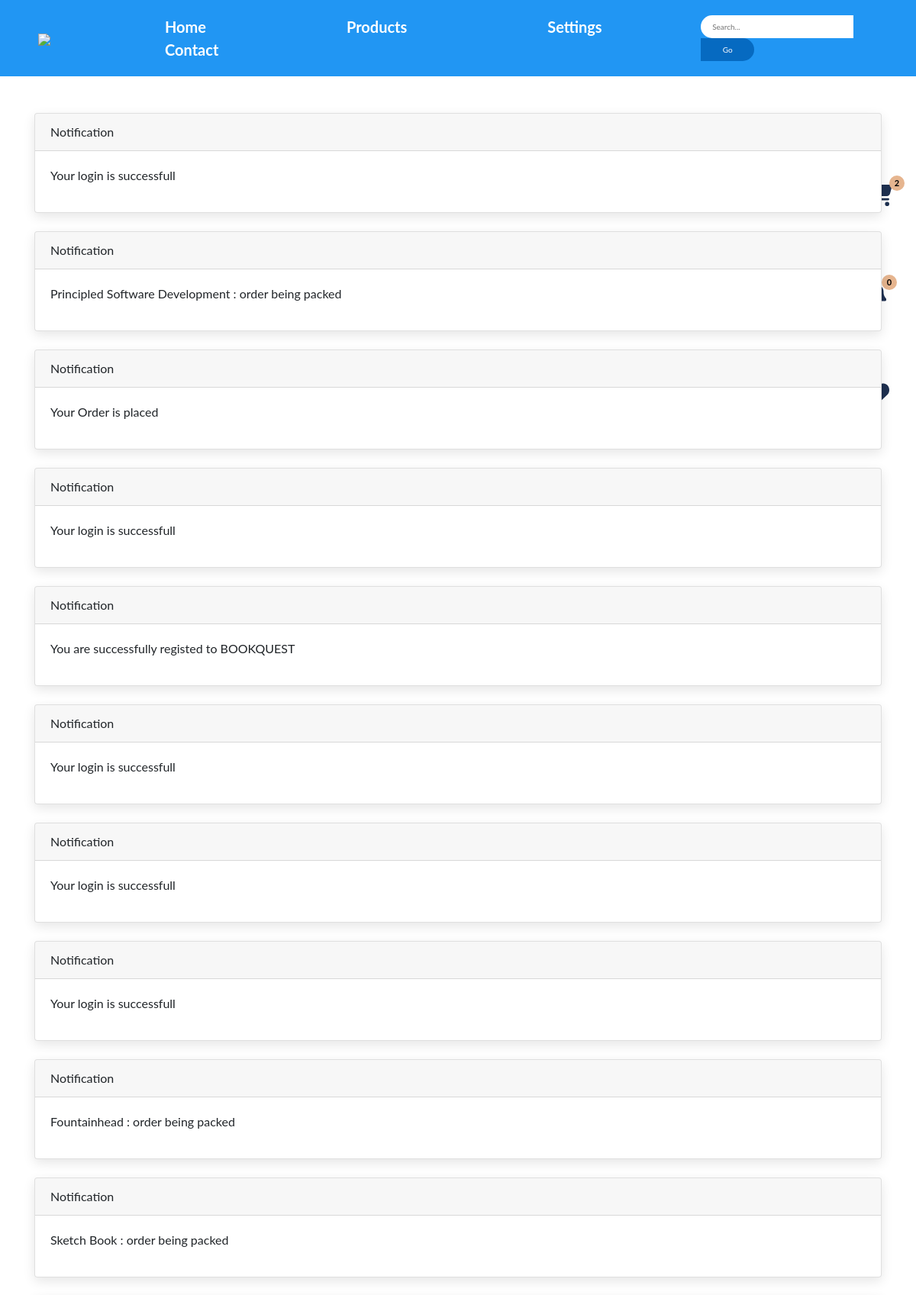
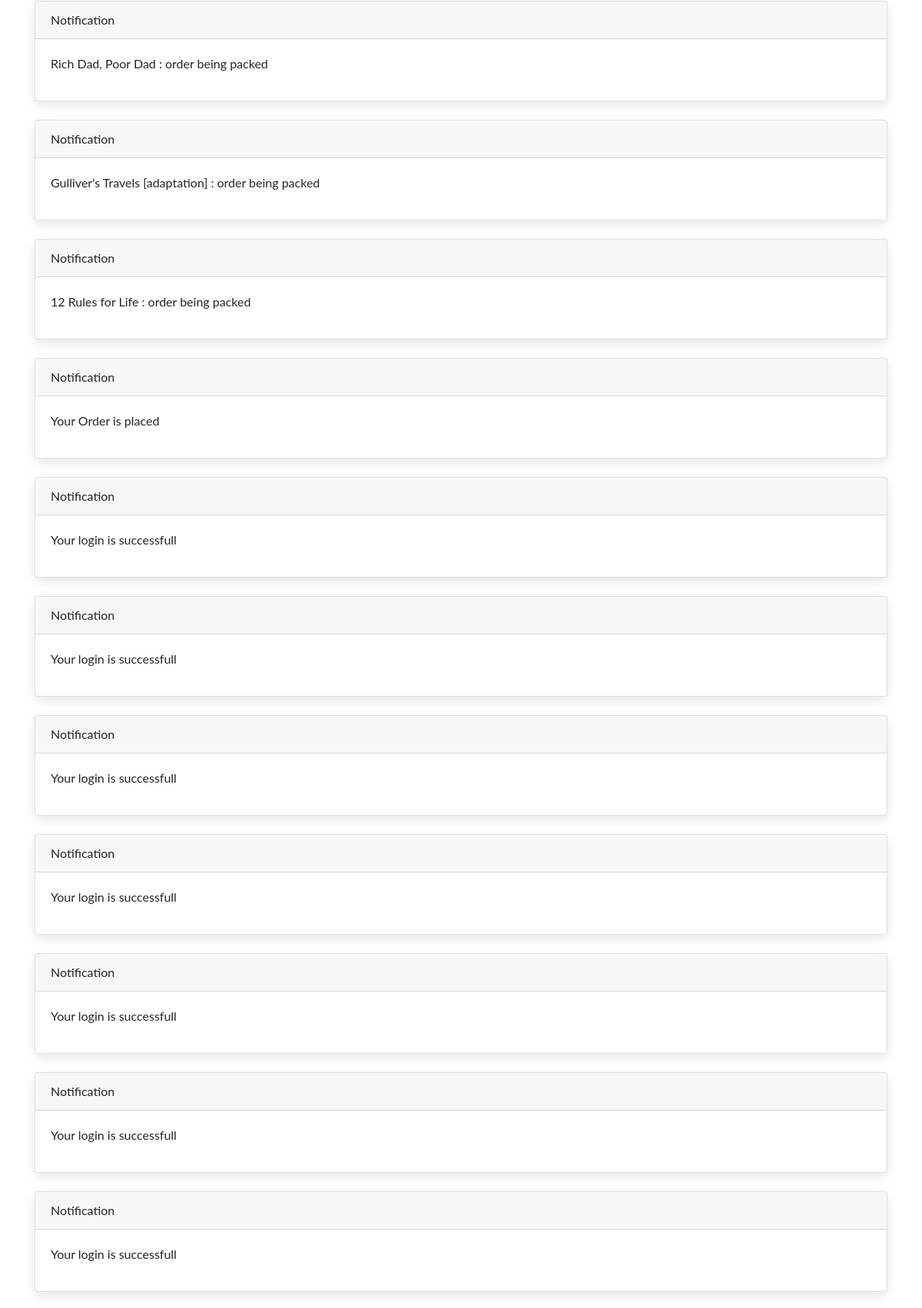
Screenshot of /notification_page (signed in, upper part) with the database file from the repository (2 pictures, top to bottom).
### main.py (models this page shows)
class Notification(db.Model):
    _tablename_ = 'notification'
    id = db.Column(db.Integer, primary_key=True)
    user = db.Column(db.String(200), nullable=False)
    text = db.Column(db.String(500), nullable=False)
    isRead = db.Column(db.Boolean(), default=False)

### main.py (the view)
@app.route('/notification_page', methods=['GET'])
def notification_page():
    userEmail = session['user']
    userNotifications = db.session.query(Notification).filter(Notification.user == userEmail).all()
    print("len(userNotifications) = ", len(userNotifications))
    current_notifications = copy.deepcopy(userNotifications)
    for notification in userNotifications:
        notification.isRead = True
    db.session.commit()
    return render_template("notifications_page.html", notifications=current_notifications[::-1], cart_items_count=getCartItemsCount(),
                              notification_count=getUnreadNotificationCount())

### main.py (called while the page is built)
def getCartItems():
    user_id = db.session.query(User).get(session['user']).id
    cart_items = db.session.query(CartItem).filter(CartItem.user_id == user_id).all()
    return cart_items

def getCartItemsCount():
    return len(getCartItems())

def getUnreadNotificationCount():
    unread_notifications = db.session.query(Notification).filter(Notification.user == session['user'], Notification.isRead == False).all()
    return len(unread_notifications)

### templates/notifications_page.html (shortened to what this page needs)
<!DOCTYPE html>
<html lang="en">
<head>
    <link rel="stylesheet" href="https://maxcdn.bootstrapcdn.com/bootstrap/4.5.2/css/bootstrap.min.css">
</head>
<body>
    {% include "header.html" %}
    <section id="notifications" class="container mt-5">
        <div class="row">
            <div class="col">
                {% if notifications|length != 0 %}
                    {% for notification in notifications %}
                    <div class="card mb-4">
                        {% if notification.isRead == true %}
                            <div class="card-header">
                                Notification
                            </div>
                        {% else %}
                        <div class="card-header" style="background-color: rgb(98, 211, 98);">
                            Notification
                        </div>
                        {% endif %}
                        <div class="card-body">
                            <p>{{ notification.text }}</p>
                        </div>
                    </div>
                    {% endfor %}
                {% endif %}
            </div>
        </div>
    </section>
</body>
</html>

### static/header.css (style rules this page uses)
body { margin: 0 auto; background-color: #ffffff; font-size: 16px; font-family: "Lato", sans-serif; overflow-x: hidden; }

### templates/notifications_page.html (style rules this page uses)
body { font-family: Arial, sans-serif; }
.card { box-shadow: 0 5px 15px rgba(0, 0, 0, 0.1); }

### rows the page displays
Notification: isRead "Notification", text "Your login is successfull"
Notification: isRead "Notification", text "Principled Software Development : order being packed"
Notification: isRead "Notification", text "Your Order is placed"
Notification: isRead "Notification", text "Your login is successfull"
Notification: isRead "Notification", text "You are successfully registed to BOOKQUEST"
Notification: isRead "Notification", text "Your login is successfull"
Notification: isRead "Notification", text "Your login is successfull"
Notification: isRead "Notification", text "Your login is successfull"
Notification: isRead "Notification", text "Fountainhead : order being packed"
Notification: isRead "Notification", text "Sketch Book : order being packed"
Notification: isRead "Notification", text "Rich Dad, Poor Dad : order being packed"
Notification: isRead "Notification", text "Gulliver's Travels [adaptation] : order being packed"
Notification: isRead "Notification", text "12 Rules for Life : order being packed"
Notification: isRead "Notification", text "Your Order is placed"
Notification: isRead "Notification", text "Your login is successfull"
Notification: isRead "Notification", text "Your login is successfull"
Notification: isRead "Notification", text "Your login is successfull"
Notification: isRead "Notification", text "Your login is successfull"
Notification: isRead "Notification", text "Your login is successfull"
Notification: isRead "Notification", text "Your login is successfull"
Notification: isRead "Notification", text "Your login is successfull"

### other values shown
{{ cart_items_count }} "2"
{{ notification_count }} "0"
